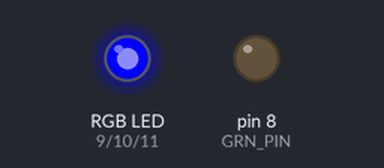
Recording of a sketch running on a simulated Arduino Uno, built with avr-gcc and run on an emulated ATmega328P. Parts: an RGB LED mixed from three pins (HIGH = lit), output pins drawn as LEDs (lit = HIGH). Dim RGB values are drawn brighter than linear.

Above: at 0.05 s.
At 1.15 s:
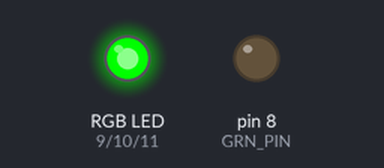
At 2.25 s:
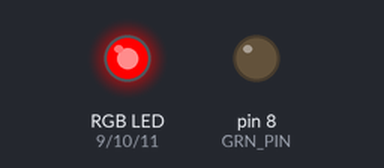
At 4.5 s:
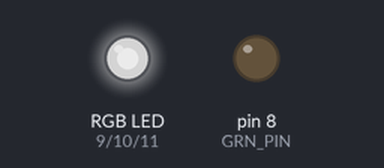
At 7.05 s:
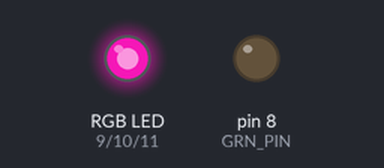
At 9.0 s:
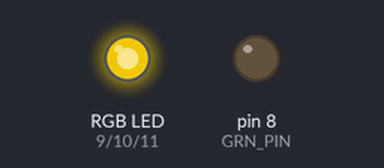
Timing chart, 0 to 11.7 s (numbered marks = the images above):
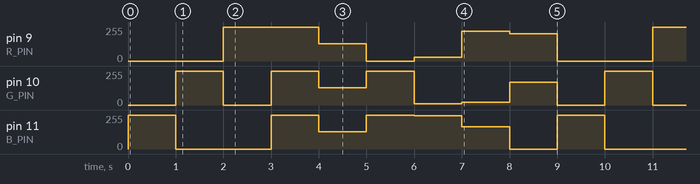

Measured:
- by itself, pin 9 (R_PIN): repeats every 9.0 s: 128/255 1.0 s, 0/255 1.0 s, 28/255 1.0 s, 223/255 1.0 s, 205/255 1.0 s, 0/255 2.0 s, 255/255 2.0 s
- by itself, pin 11 (B_PIN): repeats every 9.0 s: 0/255 2.0 s, 255/255 1.0 s, 128/255 1.0 s, 255/255 1.0 s, 248/255 1.0 s, 166/255 1.0 s, 0/255 1.0 s, 255/255 1.0 s
- by itself, pin 10 (G_PIN): repeats every 9.0 s: 0/255 1.0 s, 255/255 1.0 s, 128/255 1.0 s, 255/255 1.0 s, 9/255 1.0 s, 21/255 1.0 s, 171/255 1.0 s, 0/255 1.0 s, 255/255 1.0 s

The sketch:

KY-016.ino
```cpp
#include "KY016.h"

#define R_PIN     9  // select the pin for the red LED
#define G_PIN     10   // select the pin for the green LED
#define B_PIN     11  // select the pin for the blue LED
#define GRN_PIN   8

KY016 rgb_led(R_PIN, G_PIN, B_PIN);

void setup() {
  //  Serial.begin(9600);
  //  Serial.print("SETUP -- Color Code: "); Serial.println(RGB_GRAY, HEX);

  pinMode (GRN_PIN, OUTPUT);
  digitalWrite (GRN_PIN, LOW);

  rgb_led.init();
}

void loop() {

  //Basic colors
  rgb_led.set_color(RGB_RED);
  delay(1000);
  rgb_led.set_color(RGB_GREEN);
  delay(1000);
  rgb_led.set_color(RGB_BLUE);
  delay(1000);

  //Mixed colors:
  rgb_led.set_color(RGB_WHITE);
  delay(1000);
  rgb_led.set_color(RGB_GRAY);
  delay(1000);
  rgb_led.set_color(RGB_YELLOW);
  delay(1000);

  //Manual Random values
  rgb_led.set_color(0xF8091C);
  delay(1000);
  rgb_led.set_color(0xA615DF);
  delay(1000);
  rgb_led.set_color(0x00ABCD);
  delay(1000);

}
```

KY016.cpp
```cpp
// (licence header left out)
#include "KY016.h"

KY016::KY016(int r_pin, int g_pin, int b_pin) {
  redpin = b_pin;
  greenpin = g_pin;
  bluepin = r_pin;
}

void KY016::init() {
  pinMode (redpin, OUTPUT);
  pinMode (bluepin, OUTPUT);
  pinMode (greenpin, OUTPUT);
}

void KY016::reset() {
  analogWrite (redpin, 0);
  analogWrite (bluepin, 0);
  analogWrite (greenpin, 0);
}

void KY016::set_red_value(byte red_value) {
  analogWrite (redpin, red_value);
}

void KY016::set_green_value(byte green_value) {
  analogWrite (greenpin, green_value);
}

void KY016::set_blue_value(byte blue_value) {
  analogWrite (bluepin, blue_value);
}

void KY016::set_color(uint32_t color_code) {
  byte  r = (color_code >> 16) & 0xFF;
  byte  g = (color_code >> 8) & 0xFF;
  byte  b = color_code & 0xFF;
  this->set_red_value(r);
  this->set_green_value(g);
  this->set_blue_value(b);
}
```

KY016.h
```cpp
// (licence header left out)
#ifndef KY016_H_
#define KY016_H_

#include <arduino.h>


const uint32_t RGB_RED = 0xFF0000;
const uint32_t RGB_GREEN = 0x00FF00;
const uint32_t RGB_BLUE = 0x0000FF;

const uint32_t RGB_WHITE = 0xFFFFFF;
const uint32_t RGB_GRAY = 0x808080;
const uint32_t RGB_YELLOW = 0xFFFF00;

class KY016 {
  public:
    KY016(int red_pin, int green_pin, int blue_pin);
    void init();
    void reset();
    void set_red_value(byte red_value);
    void set_green_value(byte green_value);
    void set_blue_value(byte blue_value);
    void set_color(uint32_t color_code);
  private:
    //KY016 3-color LED module pins
    int redpin;
    int greenpin;
    int bluepin;
};

#endif /* KY016_H_ */
```
